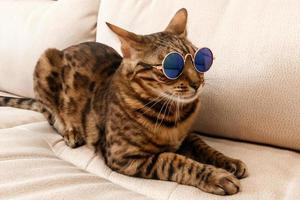
#> input picture reconhecimento_padroes/img/gato.jpg, 300 x 200 px
$ jupyter execute --allow-errors aula02.ipynb   (older library calls are emulated)
#> lines starting #> are read from the running program, lines starting #| are printed output that depends on the picture; after the words box and inside, x2 and y2 are one past the last pixel; in counts of white or black regions, pixels touching at a corner belong together
[cell 1]
# Binarização de imagens
#

import numpy as np
import cv2
import mahotas
from pylab import imshow, gray, show
from os import path

imagem = cv2.imread("./img/gato.jpg")
#> imagem is the input picture: shape (200, 300, 3); mean B, G, R 133.4, 153.2, 178.4
imagem = cv2.cvtColor(imagem, cv2.COLOR_BGR2GRAY)
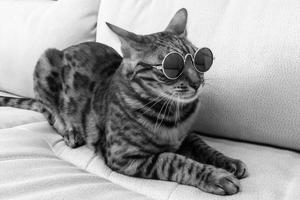
#> imagem: shape (200, 300); min 0, max 254, mean 158.5
imagem0 = imagem.copy()

#  Threshold Fixo
# ret, bin = cv2.threshold(imagem, 160, 255, cv2.THRESH_BINARY)
# cv2.imshow("Binarização de Imagem por Threshold", bin)
# cv2.waitKey(27)


# Binarização OTSU
T = mahotas.thresholding.otsu(imagem0)
#> T = 147
print(T)
#| 147
bin0 = imagem0.copy()
#> (the rest of this cell did not finish here and is left out)

[cell 2]
import numpy as np
import cv2

imagem = cv2.imread('./img/gato.jpg')
imagem = cv2.cvtColor(imagem, cv2.COLOR_BGR2GRAY)
borrao = cv2.GaussianBlur(imagem, (5,5), 0)
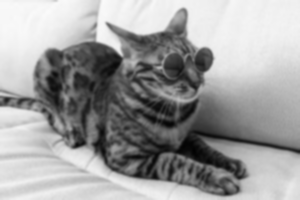
#> borrao: shape (200, 300); min 2, max 250, mean 158.5

cannyA = cv2.Canny(borrao, 20, 120)
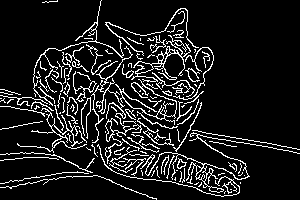
#> cannyA: shape (200, 300); 11.4% white in thin lines or dots
cannyB = cv2.Canny(borrao, 70, 200)
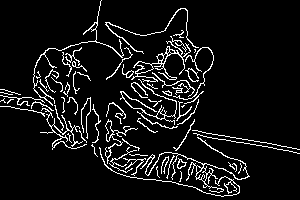
#> cannyB: shape (200, 300); 8% white in thin lines or dots

final = np.vstack([
    np.hstack([cannyA, cannyB]),
    np.hstack([imagem, borrao])
])
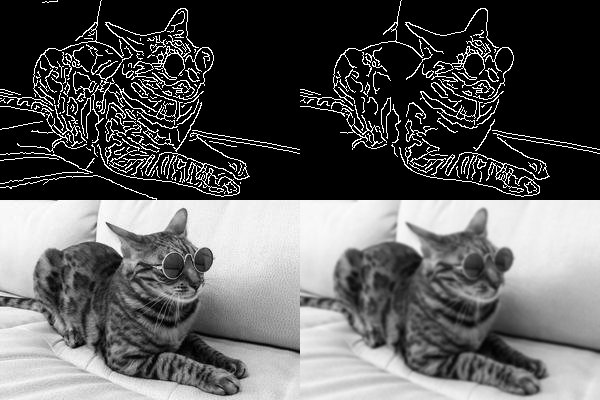
#> final: shape (400, 600); min 0, max 255, mean 91.6

# cv2.imshow("Detector de Bordas Canny", final)
cv2.waitKey(27)

$ run again, with reconhecimento_padroes/img/olhos_verdes.jpg copied over reconhecimento_padroes/img/gato.jpg
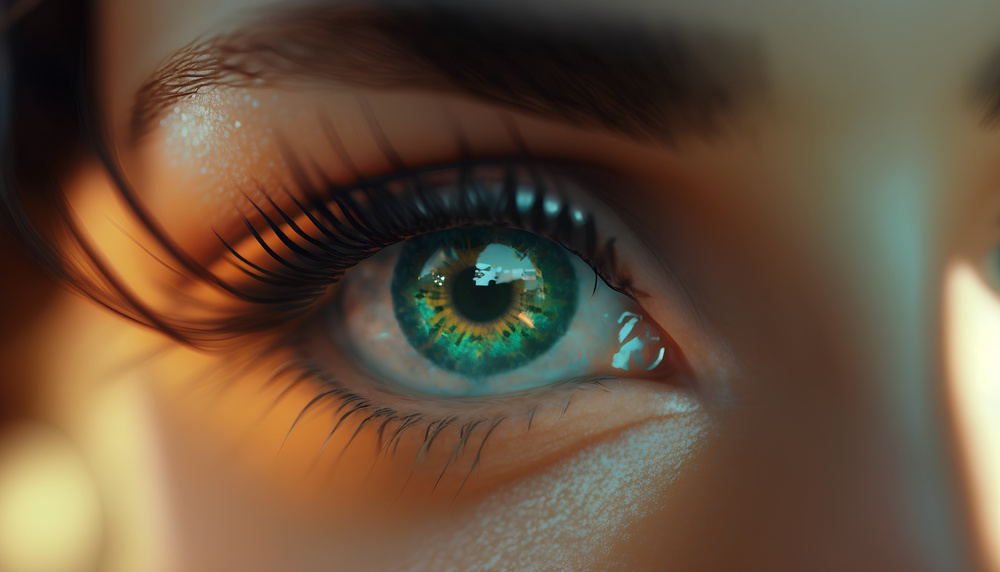
#> input picture reconhecimento_padroes/img/olhos_verdes.jpg, 1000 x 572 px, shrunk from 5416 x 3096 before the run
#> imagem is the input picture: shape (572, 1000, 3); mean B, G, R 61.1, 81.8, 102.9
#> imagem: shape (572, 1000)
#> T = 90
#| 90
#> `cannyA = cv2.Canny(borrao, 20, 120)`:
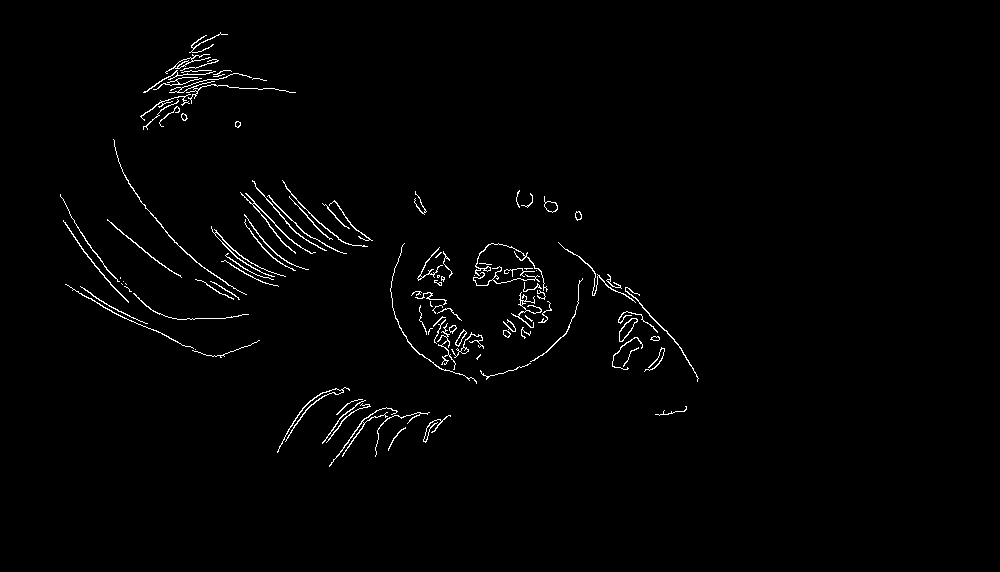
#> cannyA: shape (572, 1000); 1.4% white in thin lines or dots, all inside (x1, y1, x2, y2) = (60, 32, 699, 467)
#> cannyB: shape (572, 1000); 0.46% white in thin lines or dots, all inside (x1, y1, x2, y2) = (78, 70, 665, 437)
#> `final = np.vstack([ np.hstack([cannyA, cannyB]), np.hstack([imagem, bo..`:
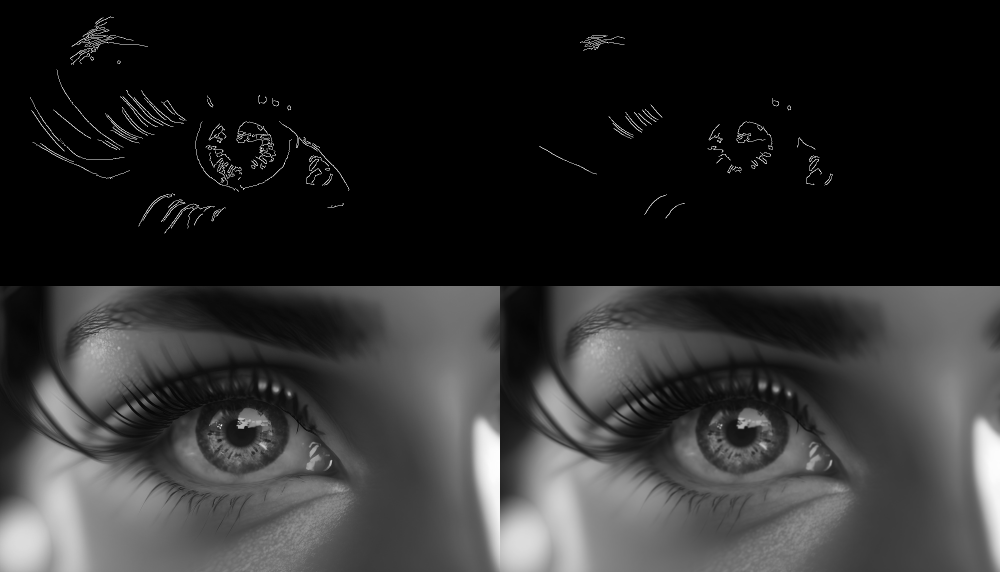
#> final: shape (1144, 2000) (shown at 1/2 size); min 0, max 255, mean 44
